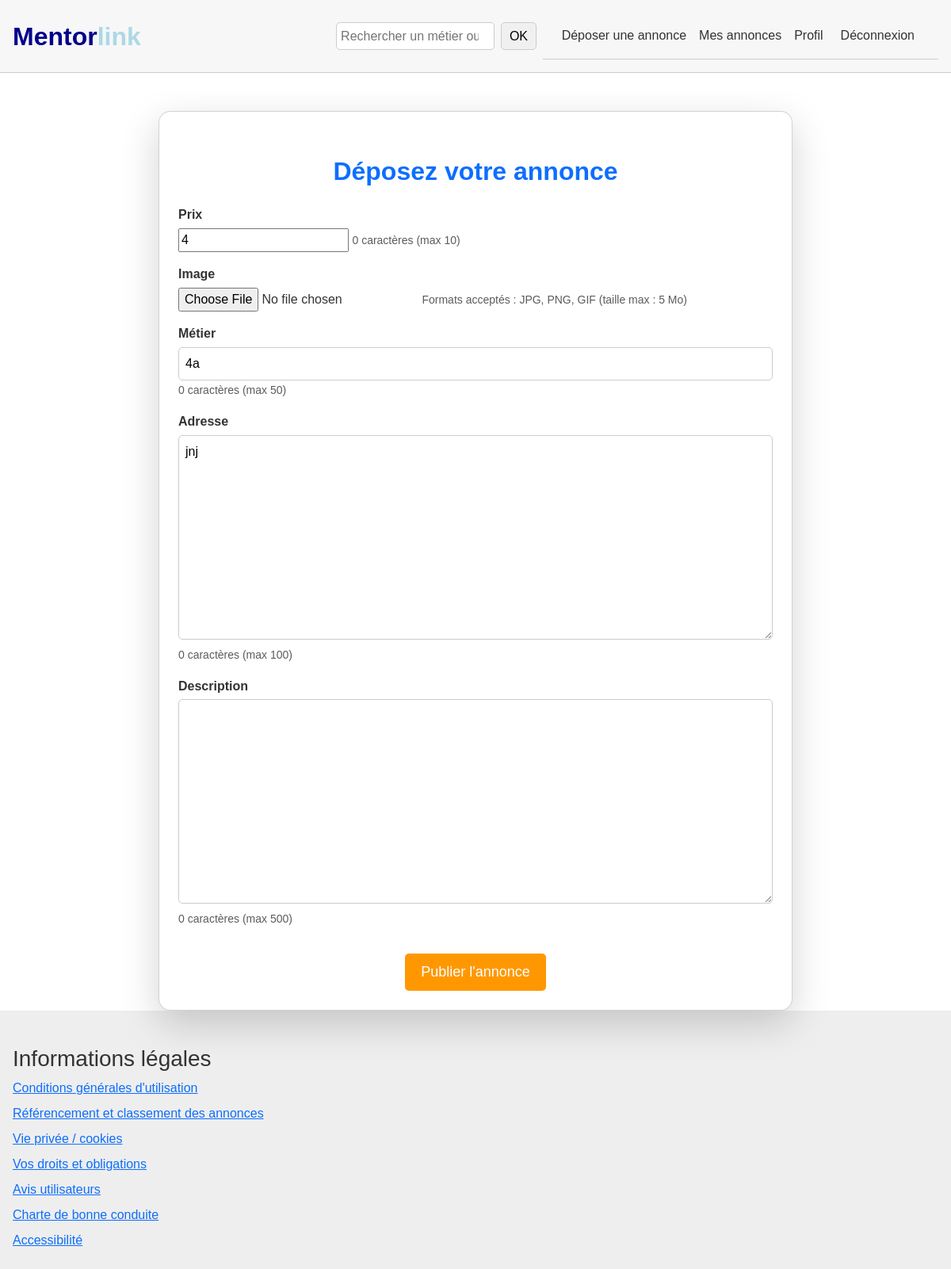
Page /annonce/3/modifier/ (signed in) on the committed database.
### app_mentorlink/models.py (models this page shows, shortened)
class Annonce(models.Model):
    id = models.IntegerField(primary_key=True)
    prix = models.IntegerField()
    image = models.ImageField(upload_to='annonces/', null=True, blank=True)
    metier = models.CharField(max_length=1000)
    adresse = models.TextField()
    description = models.TextField(max_length=100000, null=True, blank=True)
    id_personnes = models.ForeignKey('Utilisateur', on_delete=models.CASCADE, null=True, blank=True)

### app_mentorlink/views.py (the view)
# urls.py: path('annonce/<int:annonce_id>/modifier/', views.modifier_annonce, name='modifier_annonce'),
@login_required
def modifier_annonce(request, annonce_id):
    try:
        annonce = Annonce.objects.get(id=annonce_id, id_personnes=request.user)
    except Annonce.DoesNotExist:
        return render(request, 'erreur.html', {'message': "Cette annonce n'existe pas ou vous n'avez pas le droit de la modifier."})
    if request.method == 'POST':
        form = AnnonceForm(request.POST, request.FILES, instance=annonce)
        if form.is_valid():
            form.save()
            return redirect('annonce_detail', annonce_id=annonce.id)
    else:
        form = AnnonceForm(instance=annonce)
    context = {
        'form': form,
        'annonce': annonce,
        'titre': "Modifier mon annonce",
    }
    return render(request, 'depose_annonce.html', context)

### app_mentorlink/forms.py (shortened to what this page needs)
class AnnonceForm(forms.ModelForm):
    class Meta:
        model = Annonce
        fields = ['prix', 'image', 'metier', 'adresse', 'description']

### app_mentorlink/templates/depose_annonce.html (shortened to what this page needs)
{% extends "base.html" %}
{% block content %}
<div class="container mt-5 d-flex justify-content-center">
    <div class="card shadow-lg p-4" style="width: 50rem;">
        <h2 class="text-center mb-4 text-primary">Déposez votre annonce</h2>
        {% if not user.is_authenticated %}
            <div class="alert alert-warning">
                Vous devez être connecté pour déposer une annonce.
                <a href="{% url 'login' %}" class="alert-link">Connectez-vous</a> ou
                <a href="{% url 'register' %}" class="alert-link">inscrivez-vous</a> pour continuer.
            </div>
        {% else %}
            <form method="POST" action="" enctype="multipart/form-data" class="needs-validation" novalidate>
                <div class="form-group">
                    <label for="{{ form.prix.id_for_label }}">Prix</label>
                    {{ form.prix }}
                    <small id="prixCount" class="form-text text-muted">0 caractères (max 10)</small>
                </div>
                <div class="form-group">
                    <label for="{{ form.image.id_for_label }}">Image</label>
                    {{ form.image }}
                    <small class="form-text text-muted">Formats acceptés : JPG, PNG, GIF (taille max : 5 Mo)</small>
                </div>
                <div class="form-group">
                    <label for="{{ form.metier.id_for_label }}">Métier</label>
                    {{ form.metier }}
                    <small id="metierCount" class="form-text text-muted">0 caractères (max 50)</small>
                </div>
                <div class="form-group">
                    <label for="{{ form.adresse.id_for_label }}">Adresse</label>
                    {{ form.adresse }}
                    <small id="adresseCount" class="form-text text-muted">0 caractères (max 100)</small>
                </div>
                <div class="form-group">
                    <label for="{{ form.description.id_for_label }}">Description</label>
                    {{ form.description }}
                    <small id="descriptionCount" class="form-text text-muted">0 caractères (max 500)</small>
                </div>
                <div class="text-center">
                    <button type="submit" class="btn btn-orange btn-lg mt-3">Publier l'annonce</button>
                </div>
            </form>
        {% endif %}
    </div>
</div>
{% endblock %}

### app_mentorlink/templates/base.html (style rules this page uses)
body { font-family: Arial, sans-serif; color: #333; margin: 0; padding: 0; }
h2, h3 { margin-top: 1em; }
.form-group { margin-bottom: 1em; }
.form-group label { display: block; margin-bottom: 0.3em; }
.form-group input[type="text"], .form-group textarea { width: 100%; padding: 0.5em; border: 1px solid #ccc; border-radius: 5px; }
.card { border-radius: 15px; background: #ffffff; color: #333; }
.btn-orange { background-color: #ff9800; border: none; padding: 10px 20px; border-radius: 5px; color: white; }
h2 { font-weight: bold; }

### app_mentorlink/templates/depose_annonce.html (style rules this page uses)
body { background: #ffffff; color: #333; font-family: 'Arial', sans-serif; }
.card { border-radius: 15px; background: #ffffff; color: #333; }
.btn-orange { background-color: #ff9800; border: none; padding: 10px 20px; border-radius: 5px; font-size: 18px; color: white; }
h2 { font-weight: bold; }
.form-group label { font-weight: bold; color: #333; }

### rows in the picture
Annonce: prix "4", metier "4a", adresse "jnj"
